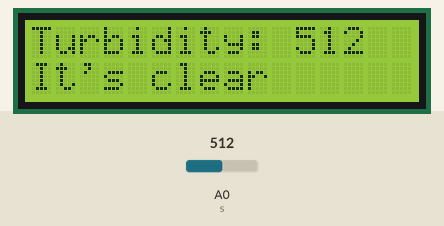
Bench run of a sketch on a simulated Arduino Uno, built with avr-gcc and run on an emulated ATmega328P. Parts: 16×2 character LCD. The inputs (shaded band) are chosen by the test bench; at power-on: A0 (s) = 512.

Above: at 1.2 s.
1.3 s: A0 (s) set to 490
At 2.9 s:
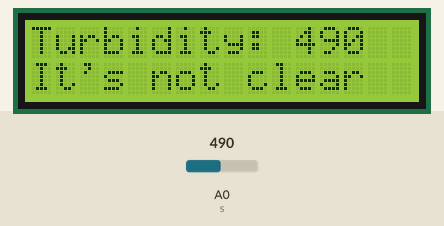
5.4 s: A0 (s) set to 510
At 7.1 s:
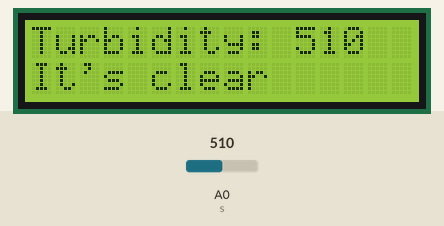
8.8 s: A0 (s) set to 306
At 10.2 s:
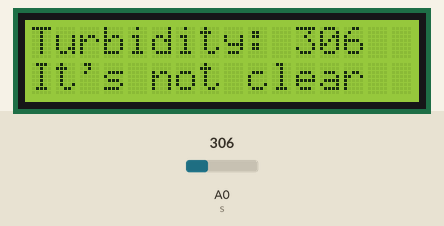
Timing chart, 0 to 11.8 s (numbered marks = the images above; inputs shaded):
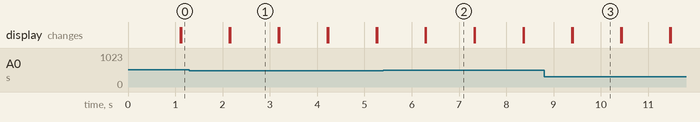

The sketch:

sketch_apr04a.ino
```cpp
#include <Wire.h>
#include <LiquidCrystal_I2C.h>

int s=A0;

LiquidCrystal_I2C lcd(0x27,16,2);
void setup()
{
  lcd.begin(16,2);
  lcd.backlight();
  pinMode(s,INPUT);
  lcd.print("Turbidity: ");
}

void loop()
{
  int v=analogRead (s);
  lcd.setCursor(11,0);
  lcd.print(v);
  lcd.setCursor(0,1);
  if(v>500)
  {
    lcd.print("It's clear");
  }
  else if(v<500)
  {
    lcd.print("It's not clear");
  }
  delay(1000);
  lcd.setCursor(11,0);
  lcd.print("   ");
  lcd.setCursor(0,1);
  lcd.print("                ");
}
```

Measured:
- after the input at 1.3 s, the display: first differs from a run without the input after 0.86 s (image 1)
- after the input at 5.4 s, the display: first differs from a run without the input after 0.90 s (image 2)
- after the input at 8.8 s, the display: first differs from a run without the input after 0.60 s (image 3)
- what the display in image 1 shows lasts 1.0 s, from 2.2 s to 3.2 s
